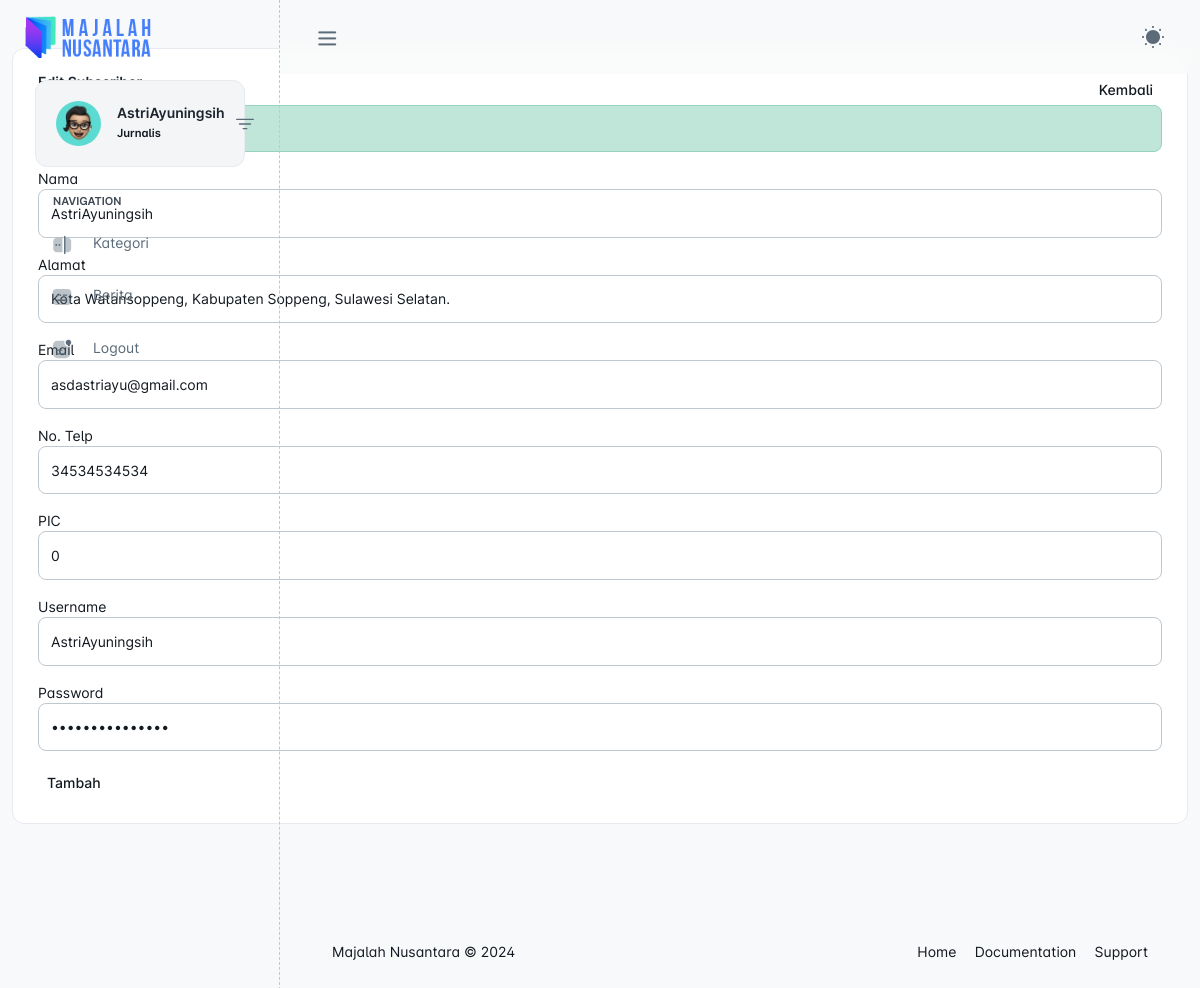
The page /admin/subscriber-edit.php?id=6 (signed in) on the database its author committed.
### tables this page shows
CREATE TABLE `subscriber` (
  `id_sub` int NOT NULL,
  `nama` varchar(200) NOT NULL DEFAULT '0',
  `alamat` varchar(200) NOT NULL DEFAULT '0',
  `email` varchar(50) NOT NULL DEFAULT '0',
  `no_telp` varchar(20) NOT NULL DEFAULT '0',
  `pic` varchar(50) NOT NULL DEFAULT '0',
  `username` varchar(50) NOT NULL DEFAULT '0',
  `password` varchar(50) NOT NULL DEFAULT '0'
);

### admin/function/query.php (called while the page is built, shortened)
<?php
function query_select($table, $role = [])
{
  global $conn;
  $sql = "SELECT * FROM $table";
  if (isset($role['where'])) {
    $sql .= " WHERE " . $role['where'];
  }
  $result = mysqli_query($conn, $sql);
  $rows = [];
  while ($row = mysqli_fetch_assoc($result)) {
    $rows[] = $row;
  }
  return $rows;
}

### admin/function/form.php (called while the page is built, shortened)
<?php
function old(string $name, ?string $value = null)
{
	if($value != null) return $value;
	return null;
}

### admin/subscriber-edit.php (the view, shortened to what this page needs)
<?php
$id = get("id");
$item = query_select("subscriber", ["where" => "id_sub = '$id'"]);
if ($item) {
  $item = $item[0];
} else {
  direct("subscriber.php");
  die;
}
 ?>
<!DOCTYPE html>
<html lang="en">
<body class="g-sidenav-show   bg-gray-100">
  <main class="main-content position-relative border-radius-lg ">
    <div class="container-fluid py-4">
      <div class="row mt-4">
        <div class="col-lg-12 mb-lg-0 mb-4">
          <div class="card " style="min-height: 70vh">
            <div class="card-body">
            	<div class="d-flex justify-content-between">
	              <h6 class="mb-2">Edit Subscriber</h6>
            		<a href="subscriber.php" class="btn btn-sm bg-gradient-secondary">Kembali</a>
            	</div>
            	 <form role="form" method="POST">
                <div class="mb-3">
                	<label for="">Nama</label>
                  <input type="text" value="<?= old("nama", $item["nama"]) ?>" class="form-control" placeholder="Nama" name="nama">
                </div>
                 <div class="mb-3">
                  <label for="">Alamat</label>
                  <input type="text" value="<?= old("alamat", $item["alamat"]) ?>" class="form-control" placeholder="Alamat" name="alamat">
                </div>
                <div class="mb-3">
                  <label for="">Email</label>
                  <input type="email" value="<?= old("email", $item["email"]) ?>" class="form-control" placeholder="Email" name="email">
                </div>
                <div class="mb-3">
                  <label for="">No. Telp</label>
                  <input type="number" value="<?= old("no_telp", $item["no_telp"]) ?>" class="form-control" placeholder="No. Telp" name="no_telp">
                </div>
                <div class="mb-3">
                  <label for="">PIC</label>
                  <input type="text" value="<?= old("pic", $item["pic"]) ?>" class="form-control" placeholder="PIC" name="pic">
                </div>
                  <div class="mb-3">
                  <label for="">Username</label>
                  <input type="text" value="<?= old("username", $item["username"]) ?>" class="form-control" placeholder="Username" name="username">
                </div>
                <div class="mb-3">
                  <label for="">Password</label>
                  <input type="password" value="<?= old("password", $item["password"]) ?>" class="form-control" placeholder="Password" name="password">
                </div>
                <div class="text-left">
                  <button type="submit" class="btn bg-gradient-primary btn-sm">Tambah</button>
                </div>
              </form>
            </div>
          </div>
        </div>
      </div>
    </div>
  </main>
</body>
</html>

### rows shown on the page
subscriber: nama "AstriAyuningsih", alamat "Kota Watansoppeng, Kabupaten Soppeng, Sulawesi Selatan.", email "asdastriayu@gmail.com", no_telp "34534534534", pic "0", username "AstriAyuningsih"

### other values the page prints
$_SESSION[KEY]["login"]["nama"] "AstriAyuningsih"
